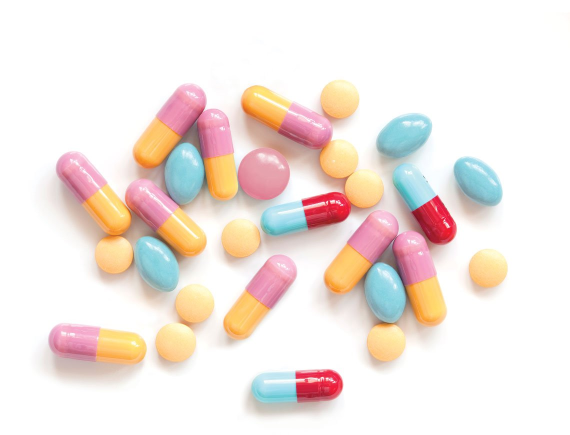
#> input picture pillexample.jpg, 1140 x 870 px (shown at 1/2 size)
$ python -i roi.py   (imports and definitions only)
#> lines starting #> are read from the running program, lines starting #| are printed output that depends on the picture; after the words box and inside, x2 and y2 are one past the last pixel; in counts of white or black regions, pixels touching at a corner belong together
#> further down, picture is the input picture: shape (870, 1140, 3); mean B, G, R 225.2, 230.9, 242.1
import numpy as np
import cv2


def get_roi(image):
    image_copy = image.copy()
    gray = cv2.cvtColor(image, cv2.COLOR_BGR2GRAY)
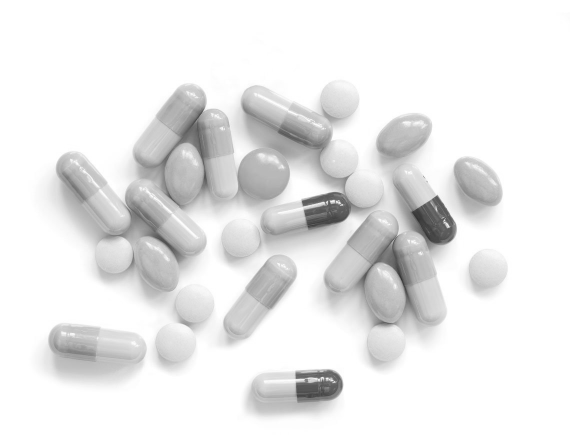
#> gray: shape (870, 1140) (shown at 1/2 size); min 42, max 255, mean 233.6

    blur = cv2.medianBlur(gray, 11)

    adaptive_thresh = cv2.adaptiveThreshold(blur, 255, cv2.ADAPTIVE_THRESH_GAUSSIAN_C, cv2.THRESH_BINARY_INV, 21, 2)
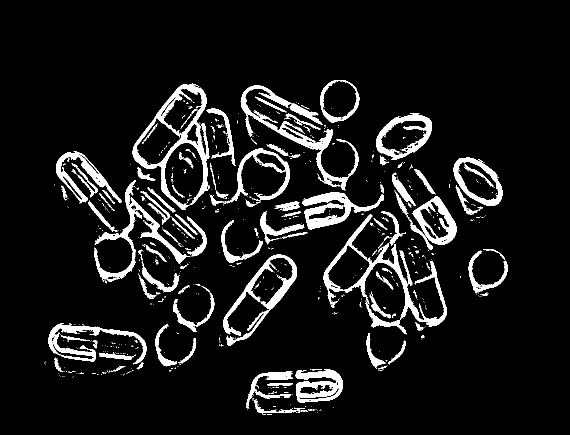
#> adaptive_thresh: shape (870, 1140) (shown at 1/2 size); 8.6% white; 783 white regions (665 under 20 px)

    contours, _ = cv2.findContours(adaptive_thresh, cv2.RETR_EXTERNAL, cv2.CHAIN_APPROX_SIMPLE)
#> contours = 723 contours, 636 with area under 20; largest, box (x1, y1, x2, y2) and area: (265, 167, 420, 420) 15798, (752, 226, 864, 320) 6945, (647, 429, 894, 669) 6832, (907, 315, 1005, 412) 6300, (481, 170, 717, 381) 5898
    height, width = adaptive_thresh.shape
#> height = 870; width = 1140

    # These will hold the points of the combined bounding box
    x_min = float('inf')
    y_min = float('inf')
    x_max = -float('inf')
    y_max = -float('inf')

    for contour in contours:
        area = cv2.contourArea(contour)
        area_avg = np.mean(area)

        x, y, w, h = cv2.boundingRect(contour)
        # check if coordinates are touching borders of image
        if x == 0 or y == 0 or (x + w) == width or (y + h) == height:
            continue  # skip since contour touches border of image

        if area_avg * 2 > 200:
            cv2.drawContours(image_copy, [contour], -1, (255, 0, 255), 3)

            x_min = min(x_min, x)
            y_min = min(y_min, y)
            x_max = max(x_max, x + w)
            y_max = max(y_max, y + h)
#> this loop made 723 passes
#> (area, area_avg, x, y, w, h, x_min, y_min) on passes 31, 51, 76, 87, 111, 122, 156, 164, 170, 171, 184, 187: (333.5, 333.5, 508, 800, 93, 27, 508, 800), (144, 144, 535, 767, 51, 5, 508, 767), (1367.5, 1367.5, 492, 743, 94, 75, 492, 743), (4328.5, 4328.5, 591, 739, 95, 66, 492, 739), (113, 113, 108, 716, 19, 28, 108, 716), (391, 391, 199, 706, 69, 14, 108, 706), (216.5, 216.5, 776, 681, 35, 47, 108, 681), (241, 241, 356, 676, 36, 51, 108, 676), (125, 125, 121, 669, 60, 14, 108, 669), (552.5, 552.5, 733, 666, 38, 71, 108, 666), (675, 675, 310, 648, 44, 85, 108, 648), (3679, 3679, 97, 646, 196, 83, 97, 646)
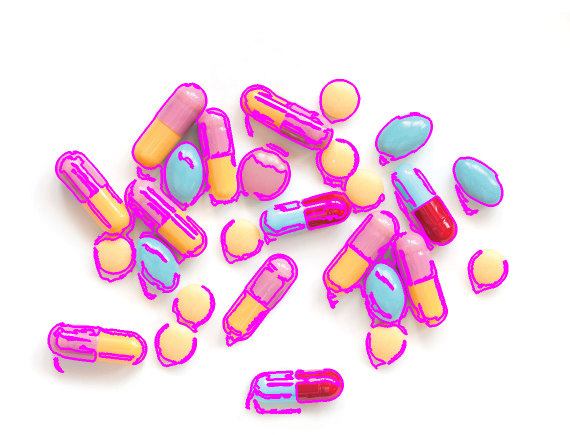
#> image_copy: shape (870, 1140, 3) (shown at 1/2 size); 8.9% of pixels changed, all inside (x1, y1, x2, y2) = (95, 158, 1017, 829)

    # Draw a rectangle around the combined bounding box
    image_copy_2 = image.copy()

    padding = 50
    x_min = max(x_min - padding, 0)
    y_min = max(y_min - padding, 0)  # Ensure y_min doesn't go below 0
    x_max = min(x_max + padding, image_copy_2.shape[1])  # Ensure x_max doesn't exceed image width
    y_max = min(y_max + padding, image_copy_2.shape[0])

    cv2.rectangle(image_copy_2, (x_min, y_min), (x_max, y_max), (0, 255, 0),
                  2)  # Green rectangle with thickness of 2
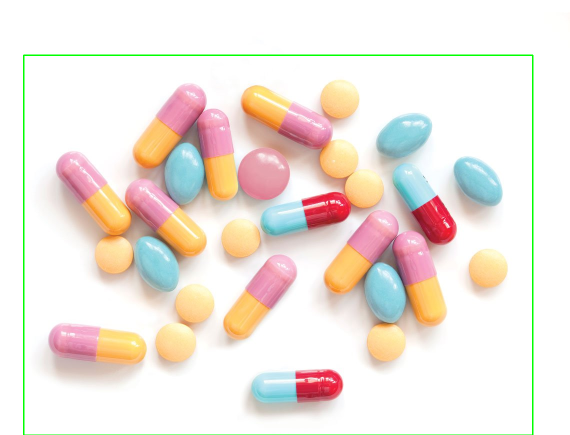
#> image_copy_2: shape (870, 1140, 3) (shown at 1/2 size); 0.87% of pixels changed, all inside (x1, y1, x2, y2) = (46, 109, 1067, 870)

    cropped = image_copy_2[y_min:y_max, x_min:x_max]
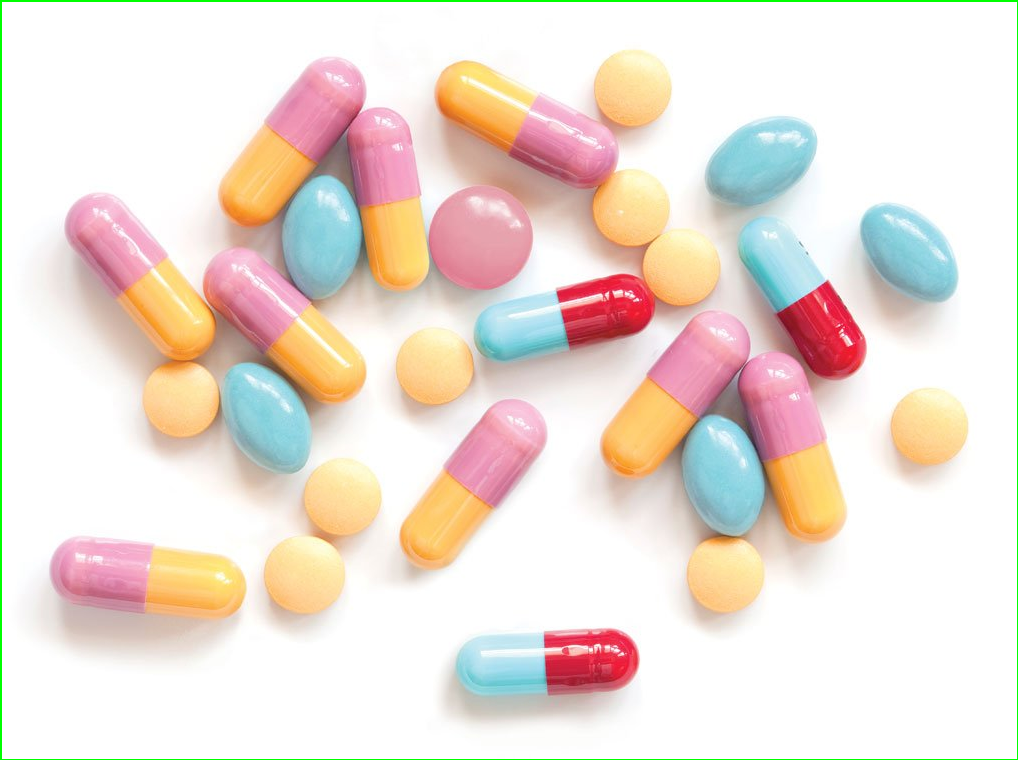
#> cropped: shape (760, 1018, 3); mean B, G, R 215.1, 224.1, 236.7

    return cropped


def resize_and_pad(img, width, height):
    # Calculate the ratio of the new image
    ratio = min(width / img.shape[1], height / img.shape[0])
    new_width = int(img.shape[1] * ratio)
    new_height = int(img.shape[0] * ratio)

    # Resize the image with the new ratio
    resized_img = cv2.resize(img, (new_width, new_height), interpolation=cv2.INTER_AREA)

    # Create a new image with the target size and black background
    new_img = np.zeros((height, width, 3), dtype=np.uint8)

    # Compute the center of the new image
    x_center = (width - new_width) // 2
    y_center = (height - new_height) // 2

    # Place the resized image at the center of the new image
    new_img[y_center:y_center + new_height, x_center:x_center + new_width] = resized_img

    return new_img

>>> import cv2
>>> picture = cv2.imread('pillexample.jpg')
>>> result = get_roi(picture)

$ run again, on coins.jpg
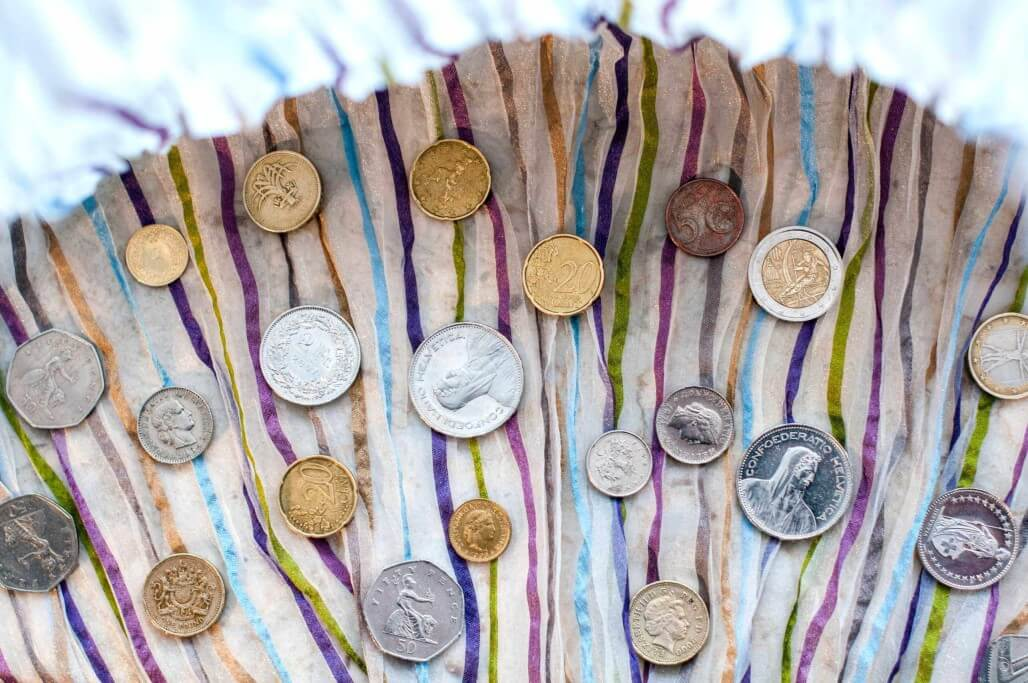
#> input picture coins.jpg, 1028 x 683 px
#> picture is the input picture: shape (683, 1028, 3); mean B, G, R 168.6, 169.4, 175.4
#> in get_roi, `adaptive_thresh = cv2.adaptiveThreshold(blur, 255, cv2.ADAPTIVE_THRESH..`:
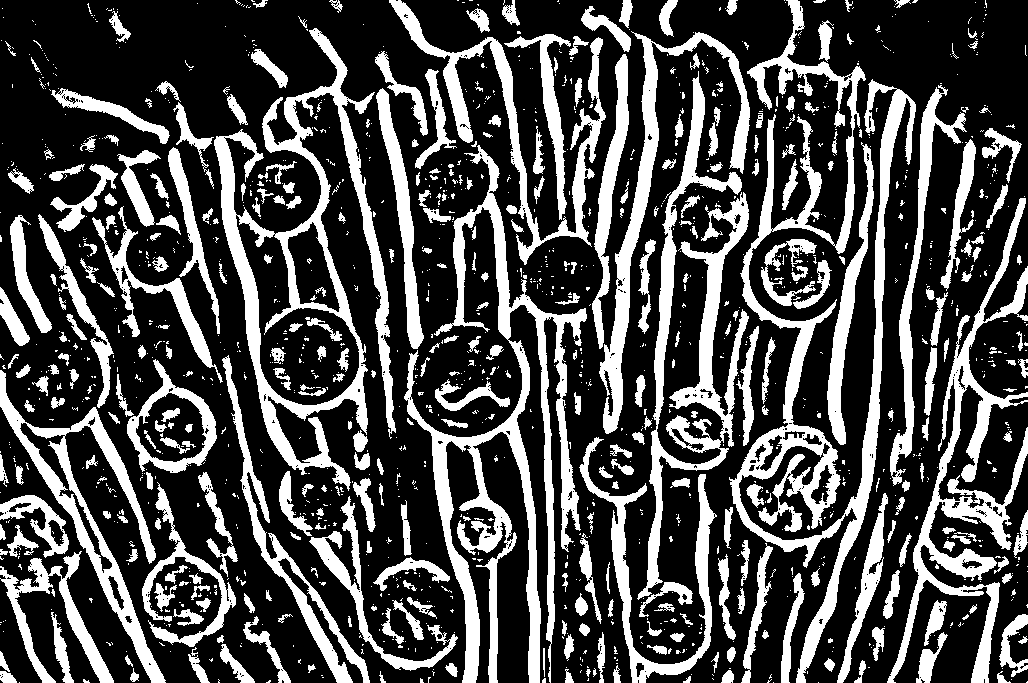
#> adaptive_thresh: shape (683, 1028); 29.2% white; 1441 white regions (1085 under 20 px)
#> contours = 1375 contours, 1098 with area under 20; largest, box (x1, y1, x2, y2) and area: (214, 28, 396, 491) 28003, (729, 0, 916, 683) 19910, (404, 145, 587, 683) 17282, (637, 71, 749, 600) 11060, (887, 198, 1028, 683) 10408
#> the loop in get_roi, `for contour in contours:` made 1375 passes
#> (area, area_avg, x, y, w, h, x_min, y_min) on passes 101, 115, 155, 158, 172, 173, 182, 187: (128, 128, 564, 634, 10, 27, 564, 634), (202.5, 202.5, 872, 627, 13, 34, 564, 627), (192, 192, 173, 609, 31, 17, 173, 609), (165.5, 165.5, 381, 608, 23, 36, 173, 608), (417, 417, 924, 600, 23, 46, 173, 600), (270, 270, 392, 600, 32, 40, 173, 600), (134, 134, 407, 597, 30, 22, 173, 597), (154.5, 154.5, 575, 593, 13, 23, 173, 593)
#> in get_roi, `cv2.rectangle(image_copy_2, (x_min, y_min), (x_max, y_max), (0, 255, 0..`:
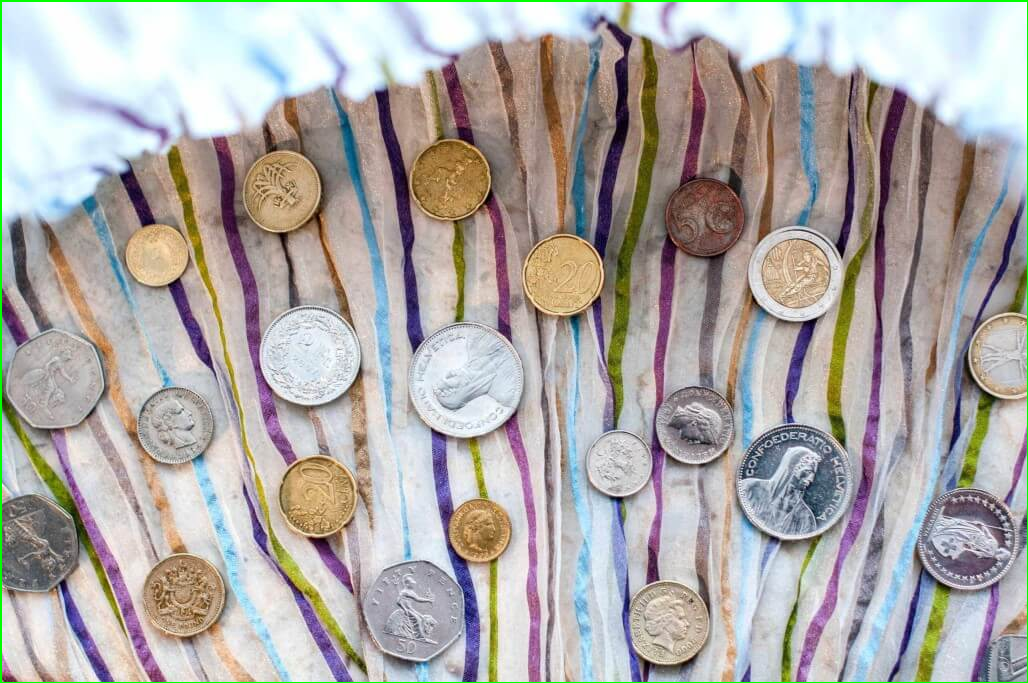
#> image_copy_2: shape (683, 1028, 3); 0.73% of pixels changed, all inside (x1, y1, x2, y2) = (0, 0, 1028, 683)
